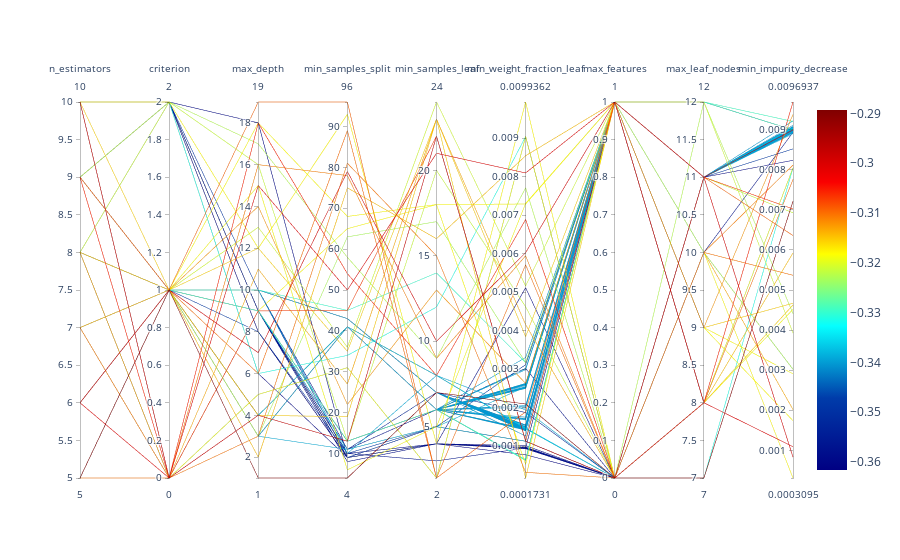

Source (notebook cell):
### Markdown cell above
## Parallel Coordinates Plot

### Code cell
spot_tuner.parallel_plot()

### Figure 1 — Plotly figure (JSON) as saved in the notebook; plotly's stock layout.template omitted (floating-point values rounded to 4 significant figures; data arrays with more than 128 entries replaced by an {"elided": "..."} marker saying what was removed)
{"data": [{"dimensions": [{"label": "n_estimators", "range": [5, 10], "values": {"elided": "370 int values"}}, {"label": "criterion", "range": [0, 2], "values": {"elided": "370 int values"}}, {"label": "max_depth", "range": [1, 19], "values": {"elided": "370 int values"}}, {"label": "min_samples_split", "range": [4, 96], "values": {"elided": "370 int values"}}, {"label": "min_samples_leaf", "range": [2, 24], "values": {"elided": "370 int values"}}, {"label": "min_weight_fraction_leaf", "range": [0.0001731, 0.009936], "values": {"elided": "370 float values"}}, {"label": "max_features", "range": [0, 1], "values": {"elided": "370 int values"}}, {"label": "max_leaf_nodes", "range": [7, 12], "values": {"elided": "370 int values"}}, {"label": "min_impurity_decrease", "range": [0.0003095, 0.009694], "values": {"elided": "370 float values"}}], "line": {"cmax": -0.2893, "cmin": -0.3616, "color": {"elided": "370 float values"}, "colorscale": [[0, "rgb(0,0,131)"], [0.2, "rgb(0,60,170)"], [0.4, "rgb(5,255,255)"], [0.6, "rgb(255,255,0)"], [0.8, "rgb(250,0,0)"], [1, "rgb(128,0,0)"]], "showscale": true}, "type": "parcoords"}], "layout": {}}
